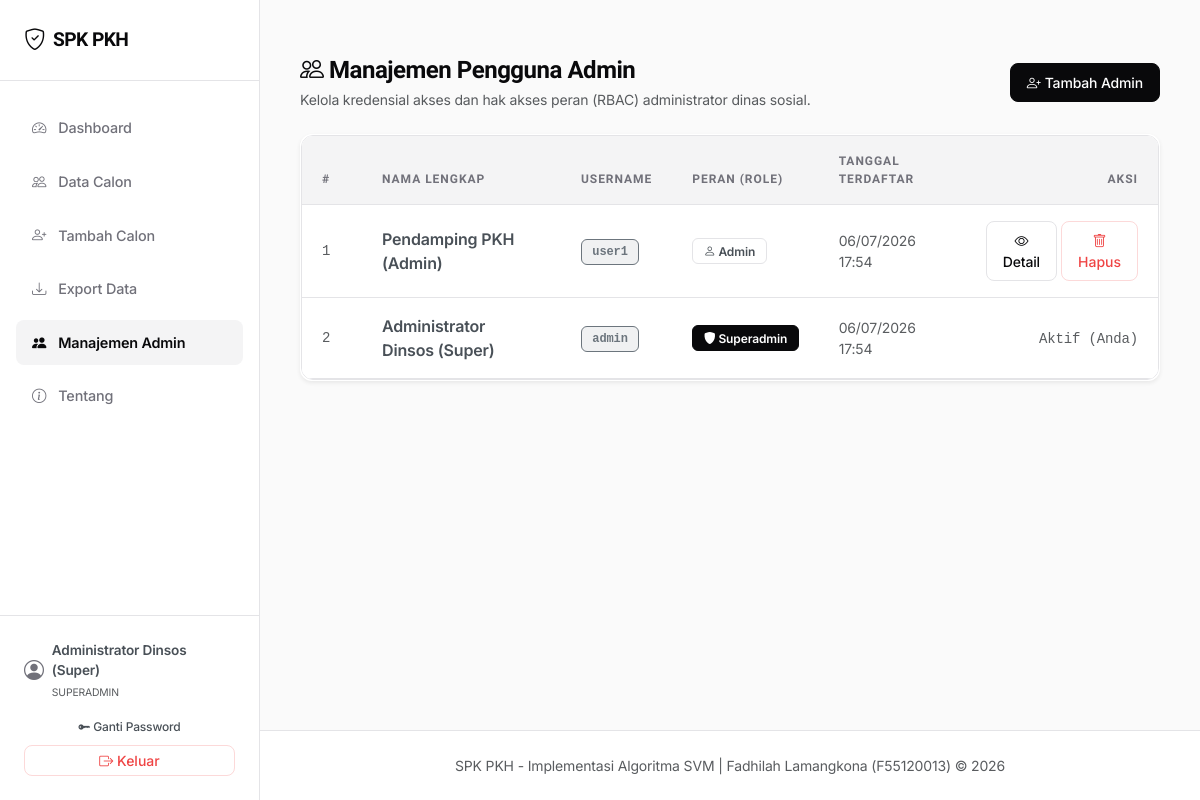
/admin/users (signed in), run on an earlier commit of the app's database.
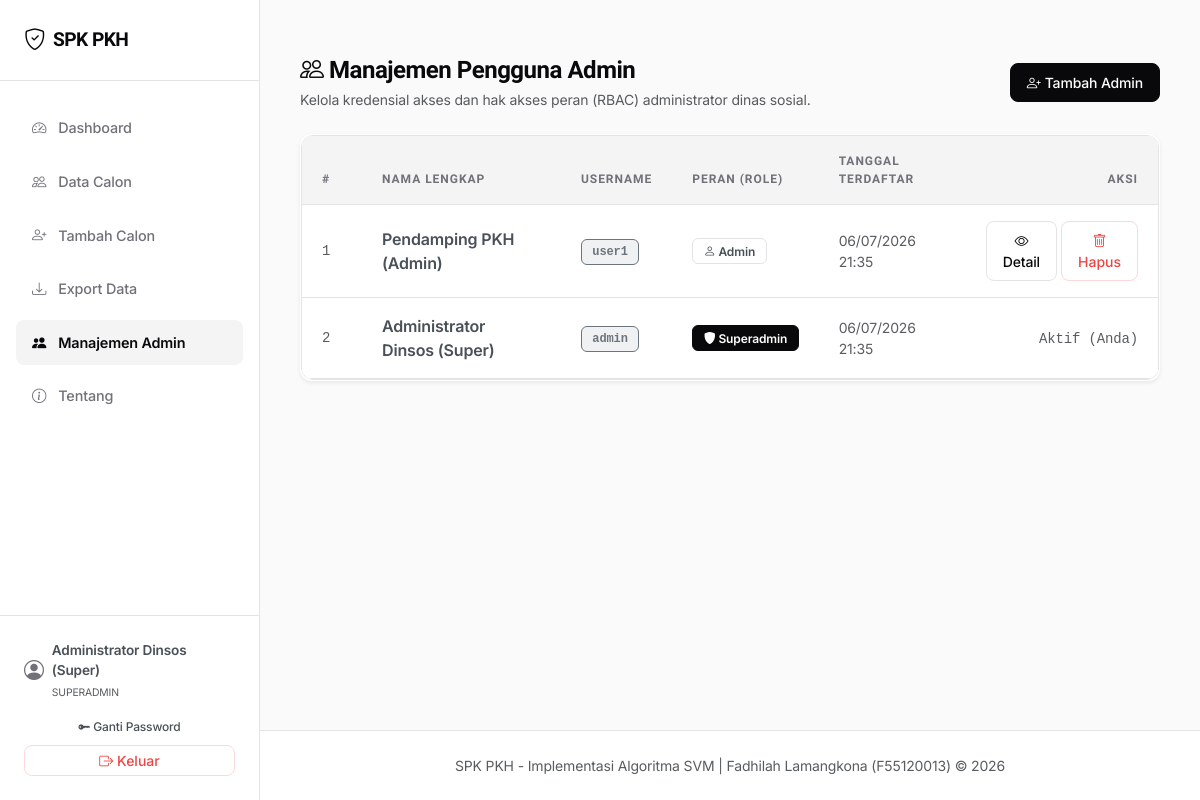
And on a later commit of the database.
### models_db.py (models this page shows, shortened)
class User(db.Model):
    __tablename__ = 'users'
    id = db.Column(db.Integer, primary_key=True)
    username = db.Column(db.String(50), unique=True, nullable=False)
    password_hash = db.Column(db.String(255), nullable=False)
    nama_lengkap = db.Column(db.String(100), nullable=False)
    role = db.Column(db.String(20), nullable=False, default='admin')  # 'superadmin' atau 'admin'
    must_change_password = db.Column(db.Boolean, default=False)
    created_at = db.Column(db.DateTime, default=lambda: datetime.now(timezone.utc))

### routes/admin.py (the view)
@admin_bp.route('/users')
@login_required
@superadmin_required
def list_users():
    users = User.query.order_by(User.created_at.desc()).all()
    return render_template('admin/users.html', users=users)

### core/auth.py (called while the page is built)
def login_required(f):
    @wraps(f)
    def decorated_function(*args, **kwargs):
        if 'user_id' not in session:
            flash('Silakan login terlebih dahulu untuk mengakses sistem.', 'warning')
            return redirect(url_for('auth.login'))
        from flask import request as _req
        if _req.endpoint != 'auth.change_password':
            user = User.query.get(session['user_id'])
            if user and user.must_change_password:
                flash('Anda harus mengganti password sebelum dapat mengakses sistem.', 'warning')
                return redirect(url_for('auth.change_password', force=True))
        return f(*args, **kwargs)
    return decorated_function

def superadmin_required(f):
    @wraps(f)
    def decorated_function(*args, **kwargs):
        if 'user_id' not in session:
            flash('Silakan login terlebih dahulu untuk mengakses sistem.', 'warning')
            return redirect(url_for('auth.login'))
        user = User.query.get(session['user_id'])
        if not user or user.role != 'superadmin':
            flash('Anda tidak memiliki hak akses untuk halaman ini.', 'danger')
            return redirect(url_for('dashboard.index'))
        return f(*args, **kwargs)
    return decorated_function

def inject_user():
    if 'user_id' in session:
        user = User.query.get(session['user_id'])
        return dict(current_user=user)
    return dict(current_user=None)

def generate_csrf_token():
    if '_csrf_token' not in session:
        session['_csrf_token'] = secrets.token_hex(32)
    return session['_csrf_token']

def inject_csrf():
    return dict(csrf_token=generate_csrf_token())

### core/security.py (called while the page is built)
def register_security_headers(app):
    @app.after_request
    def add_security_headers(response):
        for header, value in _SECURITY_HEADERS.items():
            response.headers[header] = value
        return response

### templates/admin/users.html (shortened to what this page needs)
{% extends 'base.html' %}
{% block content %}
<div class="stagger-container">
    <div class="d-flex justify-content-between align-items-center mb-4">
        <div>
            <h4 class="mb-1"><i class="bi bi-people"></i> Manajemen Pengguna Admin</h4>
            <p class="text-muted small mb-0">Kelola kredensial akses dan hak akses peran (RBAC) administrator dinas sosial.</p>
        </div>
        <a href="{{ url_for('admin.tambah_user') }}" class="btn btn-primary btn-sm d-flex align-items-center gap-1">
            <i class="bi bi-person-plus"></i> Tambah Admin
        </a>
    </div>
    {% if users %}
    <div class="card shadow-sm border border-light border-opacity-10">
        <div class="card-body p-0">
            <div class="table-responsive">
                <table class="table table-hover align-middle">
                    <thead>
                        <tr>
                            <th style="width: 60px;">#</th>
                            <th>Nama Lengkap</th>
                            <th>Username</th>
                            <th>Peran (Role)</th>
                            <th>Tanggal Terdaftar</th>
                            <th class="text-end" style="width: 180px;">Aksi</th>
                        </tr>
                    </thead>
                    <tbody>
                        {% for u in users %}
                        <tr>
                            <td class="font-monospace text-muted small">{{ loop.index }}</td>
                            <td class="fw-semibold text-dark-emphasis">{{ u.nama_lengkap }}</td>
                            <td><span class="badge bg-secondary bg-opacity-10 text-secondary border border-secondary border-opacity-20 font-monospace">{{ u.username }}</span></td>
                            <td>
                                {% if u.role == 'superadmin' %}
                                <span class="badge badge-layak"><i class="bi bi-shield-fill"></i> Superadmin</span>
                                {% else %}
                                <span class="badge badge-tidak-layak text-dark-emphasis"><i class="bi bi-person"></i> Admin</span>
                                {% endif %}
                            </td>
                            <td class="text-muted small">{{ u.created_at.strftime('%d/%m/%Y %H:%M') if u.created_at else '-' }}</td>
                            <td class="text-end">
                                {% if u.id != current_user.id %}
                                <div class="d-flex gap-1 justify-content-end">
                                    <a href="{{ url_for('admin.detail_user', id=u.id) }}" class="btn btn-outline-primary btn-sm" title="Lihat Detail">
                                        <i class="bi bi-eye"></i> Detail
                                    </a>
                                    <button type="button" class="btn btn-outline-danger btn-sm" title="Hapus Akun"
                                            data-bs-toggle="modal" data-bs-target="#hapusModal"
                                            data-id="{{ u.id }}" data-nama="{{ u.nama_lengkap }}">
                                        <i class="bi bi-trash"></i> Hapus
                                    </button>
                                </div>
                                {% else %}
                                <span class="text-muted small font-monospace italic">Aktif (Anda)</span>
                                {% endif %}
                            </td>
                        </tr>
                        {% endfor %}
                    </tbody>
                </table>
            </div>
        </div>
    </div>
    {% endif %}
</div>
{% endblock %}

### templates/base.html (shortened to what this page needs)
<!DOCTYPE html>
<html lang="id" data-bs-theme="light">
<head>
    <link href="https://cdn.jsdelivr.net/npm/bootstrap@5.3.3/dist/css/bootstrap.min.css" rel="stylesheet">
    <link rel="stylesheet" href="https://cdn.jsdelivr.net/npm/bootstrap-icons@1.11.3/font/bootstrap-icons.min.css">
    <link rel="stylesheet" href="{{ url_for('static', filename='css/style.css') }}">
</head>
<body>
    {% if current_user %}
    <div class="app-container">
        <aside class="sidebar-panel" id="sidebarPanel">
            <div class="sidebar-header">
                <a class="sidebar-brand" href="{{ url_for('dashboard.index') }}">
                    <i class="bi bi-shield-check"></i> SPK PKH
                </a>
            </div>
            <ul class="sidebar-menu">
                <li>
                    <a class="sidebar-link {% if request.endpoint == 'dashboard.index' %}active{% endif %}" href="{{ url_for('dashboard.index') }}">
                        <i class="bi bi-speedometer2"></i> Dashboard
                    </a>
                </li>
                <li>
                    <a class="sidebar-link {% if request.endpoint in ('calon.daftar_calon', 'calon.edit_calon', 'calon.prediksi_ulang', 'calon.export_calon') %}active{% endif %}" href="{{ url_for('calon.daftar_calon') }}">
                        <i class="bi bi-people"></i> Data Calon
                    </a>
                </li>
                <li>
                    <a class="sidebar-link {% if request.endpoint in ('calon.tambah_calon', 'calon.import_calon') %}active{% endif %}" href="{{ url_for('calon.tambah_calon') }}">
                        <i class="bi bi-person-plus"></i> Tambah Calon
                    </a>
                </li>
                <li>
                    <a class="sidebar-link {% if request.endpoint == 'calon.export_calon' %}active{% endif %}" href="{{ url_for('calon.export_calon') }}">
                        <i class="bi bi-download"></i> Export Data
                    </a>
                </li>
                {% if current_user.role == 'superadmin' %}
                <li>
                    <a class="sidebar-link {% if request.endpoint in ('admin.list_users', 'admin.tambah_user') %}active{% endif %}" href="{{ url_for('admin.list_users') }}">
                        <i class="bi bi-people-fill"></i> Manajemen Admin
                    </a>
                </li>
                {% endif %}
                <li>
                    <a class="sidebar-link {% if request.endpoint == 'about.index' %}active{% endif %}" href="{{ url_for('about.index') }}">
                        <i class="bi bi-info-circle"></i> Tentang
                    </a>
                </li>
            </ul>
            <div class="sidebar-footer">
                <div class="sidebar-user">
                    <i class="bi bi-person-circle fs-5"></i>
                    <div>
                        <div class="fw-semibold text-dark-emphasis">{{ current_user.nama_lengkap }}</div>
                        <small class="text-muted text-uppercase" style="font-size: 0.65rem;">
                            {{ 'Superadmin' if current_user.role == 'superadmin' else 'Admin Pendamping' }}
                        </small>
                    </div>
                </div>
                <div class="d-flex flex-column gap-1 w-100">
                    <a href="{{ url_for('auth.change_password') }}" class="btn btn-outline-secondary w-100 btn-sm py-1 border-light border-opacity-10 text-dark-emphasis" style="font-size: 0.75rem;">
                        <i class="bi bi-key-fill"></i> Ganti Password
                    </a>
                    <form method="POST" action="{{ url_for('auth.logout') }}" class="w-100">
                        <button type="submit" class="btn btn-outline-danger w-100 btn-sm py-1">
                            <i class="bi bi-box-arrow-right"></i> Keluar
                        </button>
                    </form>
                </div>
            </div>
        </aside>
        <div class="content-wrapper">
            <main class="main-content">
                {% block content %}{% endblock %}
            </main>
            <footer class="footer">
                <div class="container-fluid text-center text-muted small">
                    SPK PKH - Implementasi Algoritma SVM |
                    Fadhilah Lamangkona (F55120013) &copy; 2026
                </div>
            </footer>
        </div>
    </div>
    {% endif %}
</body>
</html>

What changed in the data, as far as the page shows it:
changed User "Administrator Dinsos (Super)": created_at "06/07/2026 17:54" → "06/07/2026 21:35"
changed User "Pendamping PKH (Admin)": created_at "06/07/2026 17:54" → "06/07/2026 21:35"
